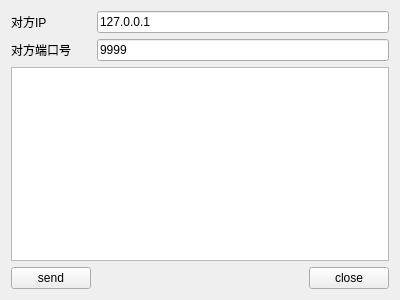
<?xml version="1.0" encoding="UTF-8"?>
<ui version="4.0">
 <class>udpwidget</class>
 <widget class="QWidget" name="udpwidget">
  <property name="geometry">
   <rect>
    <x>0</x>
    <y>0</y>
    <width>400</width>
    <height>300</height>
   </rect>
  </property>
  <property name="windowTitle">
   <string>udpwidget</string>
  </property>
  <layout class="QGridLayout" name="gridLayout">
   <item row="2" column="0" colspan="3">
    <widget class="QTextEdit" name="textEditRead">
     <property name="readOnly">
      <bool>false</bool>
     </property>
    </widget>
   </item>
   <item row="3" column="0">
    <widget class="QPushButton" name="pushButtonSend">
     <property name="text">
      <string>send</string>
     </property>
    </widget>
   </item>
   <item row="0" column="0">
    <widget class="QLabel" name="labelIP">
     <property name="text">
      <string>对方IP</string>
     </property>
    </widget>
   </item>
   <item row="0" column="1" colspan="2">
    <widget class="QLineEdit" name="lineEditIP">
     <property name="text">
      <string>127.0.0.1</string>
     </property>
    </widget>
   </item>
   <item row="1" column="0">
    <widget class="QLabel" name="labelPort">
     <property name="text">
      <string>对方端口号</string>
     </property>
    </widget>
   </item>
   <item row="1" column="1" colspan="2">
    <widget class="QLineEdit" name="lineEditPort">
     <property name="text">
      <string>9999</string>
     </property>
    </widget>
   </item>
   <item row="3" column="1">
    <spacer name="horizontalSpacer">
     <property name="orientation">
      <enum>Qt::Horizontal</enum>
     </property>
     <property name="sizeHint" stdset="0">
      <size>
       <width>40</width>
       <height>20</height>
      </size>
     </property>
    </spacer>
   </item>
   <item row="3" column="2">
    <widget class="QPushButton" name="pushButtonClose">
     <property name="text">
      <string>close</string>
     </property>
    </widget>
   </item>
  </layout>
 </widget>
 <layoutdefault spacing="6" margin="11"/>
 <resources/>
 <connections/>
</ui>
